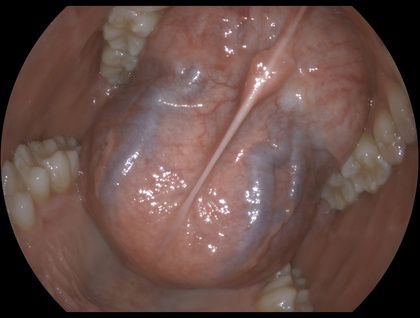
%> input picture testImg/WLI_1.jpg, 420 x 318 px, shrunk from 1428 x 1080 before the run
$ octave demo_gradientWeight.m   (GNU Octave 9; MATLAB toolbox functions it lacks are replaced by stand-ins)
%> lines starting %> are read from the running program, lines starting %| are printed output that depends on the picture; in (x1, y1, x2, y2) boxes, pixels count from 0 and x2, y2 are one past the last pixel; in counts of white or black regions, pixels touching at a corner belong together; the program's own positions count from 1
### functions/rgbToYCbCrFull.m
function ycc = rgbToYCbCrFull(rgb)
% 全范围 RGB→YCbCr；输入输出为 H×W×3 double，不裁剪或舍入。
% RGB/Y 单位为 8 位灰度级，Cb/Cr 中性值为 128。

Kr = 0.299; Kb = 0.114; Kg = 1 - Kr - Kb;
R = rgb(:,:,1); G = rgb(:,:,2); B = rgb(:,:,3);
Y = Kr * R + Kg * G + Kb * B;
Cb = 128 + (B - Y) / (2 * (1 - Kb));
Cr = 128 + (R - Y) / (2 * (1 - Kr));
ycc = cat(3, Y, Cb, Cr);
end

### functions/computeGradientWeight.m
function [W, debug] = computeGradientWeight(I, opts)
%COMPUTEGRADIENTWEIGHT 可选保边降噪及非线性映射的 Sobel L1 梯度权重。
%   [W,debug] = computeGradientWeight(I,opts)
%   I：至少 3x3 的二维 uint8/uint16/single/double，范围 [0,inputMax]。
%   GLow/GHigh 必填，单位为固定满量程归一化后的 Sobel L1 幅值。
%   有效区 W 属于 [Wmin,1]；validMask 只屏蔽最终 W 和统计，不改变滤波输入。
%   denoise.sigmaRange/guidedEps 使用输入原生灰度级/灰度级平方。
%   mapping.type='linear'/'power'/'smoothstep'，gamma 为正数且仅 power 参与计算。
%   返回 W 为映射后、空间平滑前的权重。
%   debugLevel='off'/'stats'/'maps'；off 或不取第二输出时跳过附加统计。
%   本函数只分析亮度，不修改增强底图或带通细节，不绘图或保存文件。

p = parseOptions(opts);
validateattributes(I, {'uint8','uint16','single','double'}, ...
    {'real','2d','finite','nonnegative','<=',p.inputMax}, mfilename, 'I');
assert(all(size(I) >= 3), 'computeGradientWeight:InputSize', ...
    '亮度图 I 必须至少为 3x3。');
Yinput = double(I) / p.inputMax;
if isempty(p.validMask)
    mask = true(size(I));
else
    assert(islogical(p.validMask) && isequal(size(p.validMask), size(I)), ...
        'computeGradientWeight:Mask', 'validMask 必须为空或与 I 同尺寸的 logical。');
    mask = p.validMask;
end

Yguide = Yinput;
guideBoundary = 'bypass';
if p.denoise.enable && p.denoise.windowSize > 1
    d = p.denoise;
    switch d.method
        case 'bilateral'
            Yguide = bilateralFilterShiftSum(Yinput, d.windowSize, ...
                d.sigmaSpatial, d.sigmaRange / p.inputMax);
            guideBoundary = 'replicate';
        case 'guided'
            assert(d.windowSize <= min(size(I)), ...
                'computeGradientWeight:GuidedWindow', '引导滤波窗口不能超过图像尺寸。');
            assert(exist('imguidedfilter', 'file') == 2, ...
                'computeGradientWeight:GuidedDependency', '引导降噪需要 imguidedfilter。');
            Yguide = imguidedfilter(Yinput, Yinput, ...
                'NeighborhoodSize', [d.windowSize d.windowSize], ...
                'DegreeOfSmoothing', d.guidedEps / p.inputMax^2);
            guideBoundary = 'MATLAB_builtin';
    end
end
assert(all(isfinite(Yguide(:))), 'computeGradientWeight:GuideFinite', ...
    '引导降噪结果含非有限值。');
Yguide = min(max(Yguide, 0), 1);

% filterShiftSum 执行卷积；梯度符号遵从卷积定义，L1 幅值不受符号影响。
Kx = [-1 0 1; -2 0 2; -1 0 1] / 8;
Gx = filterShiftSum(Yguide, Kx, 'replicate');
Gy = filterShiftSum(Yguide, Kx', 'replicate');
G = abs(Gx) + abs(Gy);
t = min(max((G-p.GLow) / (p.GHigh-p.GLow), 0), 1);
f = mapNormalizedGradient(t, p.mapping);
W = p.Wmin + (1-p.Wmin) .* f;
W(~mask) = 0;

debug = struct();
if nargout < 2 || strcmp(p.debugLevel, 'off')
    return;
end
debug.paramsUsed = rmfield(p, 'validMask');
debug.paramsUsed.sobelScale = 1/8;
debug.paramsUsed.gradientDefinition = 'abs(Gx)+abs(Gy)';
debug.paramsUsed.gradientConvention = 'convolution';
debug.paramsUsed.gradientBoundary = 'replicate';
debug.paramsUsed.guideBoundary = guideBoundary;
debug.messages = {};
debug.stats.validCount = nnz(mask);
debug.stats.totalCount = numel(mask);
debug.stats.G = distributionStats(G(mask));
debug.stats.W = distributionStats(W(mask));
debug.stats.ratios = struct('GLow', mean(G(mask) <= p.GLow), ...
    'GHigh', mean(G(mask) >= p.GHigh), 'WMin', mean(W(mask) == p.Wmin), ...
    'WHigh', mean(W(mask) >= .8));
if ~any(mask(:))
    debug.messages{end+1} = 'No valid pixels: count=0; statistics and ratios are NaN.';
end
if strcmp(p.debugLevel, 'maps')
    debug.Yinput = Yinput;
    debug.Yguide = Yguide;
    debug.Gx = Gx;
    debug.Gy = Gy;
    debug.G = G;
    debug.t = t;
    debug.W = W;
    debug.validMask = mask;
end
end

function p = parseOptions(opts)
denoiseDefaults = struct('enable', true, 'method', 'bilateral', ...
    'windowSize', 5, 'sigmaSpatial', 1.5, 'sigmaRange', 10, 'guidedEps', 4);
mappingDefaults = struct('type', 'linear', 'gamma', 2);
p = struct('inputMax', 255, 'GLow', [], 'GHigh', [], 'Wmin', .3, ...
    'validMask', [], 'debugLevel', 'off', 'denoise', denoiseDefaults, ...
    'mapping', mappingDefaults);
p = mergeOptions(p, opts);
validateattributes(p.inputMax, {'numeric'}, {'real','scalar','finite','positive'});
validateattributes(p.Wmin, {'numeric'}, {'real','scalar','finite','>=',0,'<=',1});
p.inputMax = double(p.inputMax);
p.Wmin = double(p.Wmin);
thresholds = {p.GLow, p.GHigh};
for k = 1:2
    value = thresholds{k};
    assert(isnumeric(value) && isreal(value) && isscalar(value) && isfinite(value), ...
        'computeGradientWeight:Thresholds', ...
        'GLow/GHigh 必须为有限实数标量；请先运行 demo_gradientWeight，再填写标定门限。');
end
assert(0 <= p.GLow && p.GLow < p.GHigh && p.GHigh <= 1, ...
    'computeGradientWeight:Thresholds', '门限要求 0 <= GLow < GHigh <= 1。');
p.GLow = double(p.GLow);
p.GHigh = double(p.GHigh);
p.debugLevel = validatestring(p.debugLevel, {'off','stats','maps'});
p.mapping = mergeOptions(mappingDefaults, p.mapping);
p.mapping.type = validatestring(p.mapping.type, {'linear','power','smoothstep'});
validateattributes(p.mapping.gamma, {'numeric'}, {'real','scalar','finite','positive'});
p.mapping.gamma = double(p.mapping.gamma);
p.denoise = mergeOptions(denoiseDefaults, p.denoise);
d = p.denoise;
validateattributes(d.enable, {'logical'}, {'scalar'});
if d.enable
    d.method = validatestring(d.method, {'bilateral','guided'});
    validateattributes(d.windowSize, {'numeric'}, ...
        {'real','scalar','finite','integer','positive','odd'});
    d.windowSize = double(d.windowSize);
    if strcmp(d.method, 'bilateral')
        validateattributes(d.sigmaSpatial, {'numeric'}, {'real','scalar','finite','positive'});
        validateattributes(d.sigmaRange, {'numeric'}, {'real','scalar','finite','positive'});
        d.sigmaSpatial = double(d.sigmaSpatial);
        d.sigmaRange = double(d.sigmaRange);
    else
        validateattributes(d.guidedEps, {'numeric'}, {'real','scalar','finite','positive'});
        d.guidedEps = double(d.guidedEps);
    end
end
p.denoise = d;
end

function p = mergeOptions(p, opts)
assert(isstruct(opts) && isscalar(opts), ...
    'computeGradientWeight:Options', 'opts、denoise 和 mapping 必须为标量结构体。');
names = fieldnames(opts);
unknown = setdiff(names, fieldnames(p));
assert(isempty(unknown), 'computeGradientWeight:UnknownOption', '存在未知选项字段。');
for k = 1:numel(names)
    p.(names{k}) = opts.(names{k});
end
end

function st = distributionStats(v)
n = numel(v);
st = struct('count', n, 'min', NaN, 'max', NaN, 'mean', NaN, 'std', NaN, ...
    'P05', NaN, 'P50', NaN, 'P75', NaN, 'P90', NaN, 'P95', NaN, 'P99', NaN);
if n == 0
    return;
end
v = sort(v(:)).';
st.min = v(1);
st.max = v(end);
st.mean = mean(v);
st.std = std(v, 1);
pos = 1+(n-1)*[5 50 75 90 95 99]/100;
q = v(floor(pos)) + (pos-floor(pos)).*(v(ceil(pos))-v(floor(pos)));
names = {'P05','P50','P75','P90','P95','P99'};
for k = 1:numel(names)
    st.(names{k}) = q(k);
end
end

### functions/filterShiftSum.m
function out = filterShiftSum(img, kernel, padMode)
% 整体错位累加实现二维卷积；out = filterShiftSum(img,kernel,padMode)。
% img 为 H×W 或 H×W×3 double，kernel 为奇数方核；输出同尺寸 double。
% padMode 为 'replicate' 或 'symmetric'，仅填充空间维。

[H, W, ~] = size(img);
radius = (size(kernel, 1) - 1) / 2;
padded = padarray(img, [radius radius], padMode, 'both');
flippedKernel = rot90(kernel, 2);
out = zeros(size(img));
for u = 1:size(flippedKernel, 1)
    for v = 1:size(flippedKernel, 2)
        out = out + flippedKernel(u, v) .* ...
            padded(u:u+H-1, v:v+W-1, :);
    end
end
end

### functions/buildHighlightMask.m
function [softMask, hardMask] = buildHighlightMask(img, maskParams)
% 构造单路亮斑保护；[softMask,hardMask] = buildHighlightMask(img,maskParams)。
% img 为 H×W×3 uint8；参数含 Te/Th/Tl、dilateSizes、numGaussian。
% 输出 H×W double softMask∈[0,1]，及由原图检测的 logical hardMask。

rgb = double(img);
Lmax = max(rgb, [], 3);
Lmin = min(rgb, [], 3);
hardMask = (Lmax >= maskParams.Te) | ...
    ((Lmax >= maskParams.Th) & ((Lmax - Lmin) <= maskParams.Tl));

core = hardMask;
[H, W] = size(core);
for dilateSize = maskParams.dilateSizes
    radius = (dilateSize - 1) / 2;
    padded = padarray(core, [radius radius], 'replicate', 'both');
    dilated = false(size(core));
    for u = 1:dilateSize
        for v = 1:dilateSize
            dilated = dilated | padded(u:u+H-1, v:v+W-1);
        end
    end
    core = dilated;
end

coreU8 = uint8(core) .* uint8(255);
blurU8 = coreU8;
g = [1 4 6 4 1];
gaussianKernel = g' * g;
for n = 1:maskParams.numGaussian
    weighted = filterShiftSum(double(blurU8), gaussianKernel, 'symmetric');
    % 每次平滑立即按非负整数“加128后右移8位”等价方式舍入。
    blurU8 = uint8(floor(weighted / 256 + 0.5));
end
softMask = double(max(coreU8, blurU8)) / 255;
end

### functions/mapNormalizedGradient.m
function y = mapNormalizedGradient(t, mapping)
%MAPNORMALIZEDGRADIENT 将阈值归一化梯度映射为 [0,1] 系数。
%   y = mapNormalizedGradient(t,mapping)
%   t 已裁剪到 [0,1]；mapping 已由 computeGradientWeight 校验。
%   输出与 t 同尺寸；gamma 仅在 power 模式参与计算。
switch mapping.type
    case 'linear'
        y = t;
    case 'power'
        y = t .^ mapping.gamma;
    case 'smoothstep'
        y = t .* t .* (3 - 2 .* t);
    otherwise
        error('mapNormalizedGradient:MappingType', ...
            'Unsupported mapping type: %s', mapping.type);
end
end

### demo_gradientWeight.m
%% 方案 C 梯度门限标定：整图分析 -> 两类 ROI -> 固定门限 -> W
% 使用：手填 ROI，或分别用鼠标左键点击矩形两角；Enter 可取消。
% ROI=[x1 y1 x2 y2]，一基且含端点；不同于 PCA 的 [x y width height]。
% 将输出的 GLow/GHigh 复制到 demo_doubleK_GW 顶部；改变分析节点或引导参数后重标定。
% 默认不保存，不自动推断黑色视场；ROI 支撑必须避开边界、显式无效区和亮斑保护区。
clc;
clear;
close all;
scriptDir = fileparts(mfilename('fullpath'));
addpath(fullfile(scriptDir, 'functions'));

%% 集中配置：图像、主路径与引导降噪须与增强 demo 一致
imgPath = fullfile(scriptDir, 'testImg', 'WLI_1.jpg');
noiseROI = []; % 平坦噪声区：[x1 y1 x2 y2]；空时鼠标选取
structureROI = []; % 可信边缘/血管结构区，避免大量平坦背景
noisePercentile = 90;
structurePercentile = 75;
saveResults = false;
outputDir = fullfile(scriptDir, 'result', 'gradientWeightCalibration');

denoise.enable = false; % 严格 C：主路径关闭；组合实验须同步增强 demo 的配置
denoise.method = 'bilateral';
denoise.mode = 'Y';
denoise.windowSize = 5;
denoise.sigmaSpatial = 1.5;
denoise.sigmaRange = 10;
denoise.guidedEps = 4;

opts = struct('inputMax', 255, 'GLow', 0, 'GHigh', 1, 'Wmin', 0.3, ...
    'validMask', [], 'debugLevel', 'maps');
opts.denoise = struct('enable', false, 'method', 'bilateral', ...
    'windowSize', 5, 'sigmaSpatial', 1.5, 'sigmaRange', 10, 'guidedEps', 4);
% opts.denoise.enable 控制权重分析支路，denoise.enable 控制增强主路径。
opts.mapping = struct('type', 'linear', 'gamma', 2);
% type 为 'linear' / 'power' / 'smoothstep'；gamma 仅用于 power。
weightSmooth.windowSize = 9; % 与增强 Demo 一致的 symmetric 均值平滑
% 首次的 GLow=0、GHigh=1 仅采集梯度分布；占位 W 不用于增强或最终权重展示。
% 来源、分析节点或降噪参数改变后重标定；同一来源比较映射时使用同组门限。

maskParams.Te = round(255 * 0.93);
maskParams.Th = round(255 * 0.85);
maskParams.Tl = round(255 * 0.10);
maskParams.dilateSizes = 7;
maskParams.numGaussian = 1;

%% 复现增强端 Iwork -> Y 的分析节点；不提前裁剪 ROI 再滤波
assert(isfile(imgPath), 'demo_gradientWeight:ImageMissing', ...
    '找不到输入图像 %s，请检查 testImg 目录或修改 imgPath。', imgPath);
img = imread(imgPath);
%> img is the input picture: size 318x420x3 uint8; mean R, G, B 103.1, 77.2, 71.2
assert(isa(img, 'uint8') && ndims(img) == 3 && size(img,3) == 3, ...
    'demo_gradientWeight:Input', '与增强 demo 一致，输入必须为 RGB uint8。');
assert(opts.inputMax == 255, 'demo_gradientWeight:InputMax', '当前主流程的满量程固定为 255。');
validateattributes(noisePercentile, {'numeric'}, {'real','scalar','finite','>=',0,'<=',100});
validateattributes(structurePercentile, {'numeric'}, {'real','scalar','finite','>=',0,'<=',100});
I0 = double(img);
Iwork = I0;
mainRadius = 0;
analysisNode = 'I0 -> Y';
if denoise.enable
    assert(any(strcmp(denoise.method, {'bilateral','guided'})), ...
        'denoise.method 必须为 bilateral 或 guided。');
    assert(any(strcmp(denoise.mode, {'RGB','Y'})), 'denoise.mode 必须为 RGB 或 Y。');
    validateattributes(denoise.windowSize, {'numeric'}, ...
        {'real','scalar','finite','integer','positive','odd'});
    mainRadius = floor(denoise.windowSize/2);
    if strcmp(denoise.method, 'bilateral')
        validateattributes(denoise.sigmaSpatial, {'numeric'}, {'real','scalar','finite','positive'});
        validateattributes(denoise.sigmaRange, {'numeric'}, {'real','scalar','finite','positive'});
        denoiseFcn = @(src) bilateralFilterShiftSum(src, denoise.windowSize, ...
            denoise.sigmaSpatial, denoise.sigmaRange);
    else
        validateattributes(denoise.guidedEps, {'numeric'}, {'real','scalar','finite','positive'});
        assert(denoise.windowSize <= min(size(img,1), size(img,2)), ...
            '引导滤波窗口不能超过图像尺寸。');
        assert(exist('imguidedfilter', 'file') == 2, '主路径引导降噪需要 imguidedfilter。');
        denoiseFcn = @(src) imguidedfilter(src, src, ...
            'NeighborhoodSize', [denoise.windowSize denoise.windowSize], ...
            'DegreeOfSmoothing', denoise.guidedEps);
        mainRadius = 2*mainRadius;
    end
    if strcmp(denoise.mode, 'RGB')
        Iwork = denoiseFcn(I0);
    else
        ycc0 = rgbToYCbCrFull(I0);
        yccDenoised = ycc0;
        yccDenoised(:,:,1) = denoiseFcn(ycc0(:,:,1));
        Iwork = yCbCrFullToRgb(yccDenoised);
    end
    analysisNode = sprintf('Iwork -> Y (main %s %s)', denoise.method, denoise.mode);
end
yccWork = rgbToYCbCrFull(Iwork);
%> in rgbToYCbCrFull, `R = rgb(:,:,1)`:
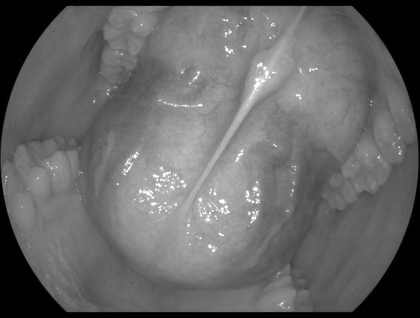
%> R: size 318x420 double; min 0, max 255, mean 103.1
%> in rgbToYCbCrFull, `G = rgb(:,:,2)`:
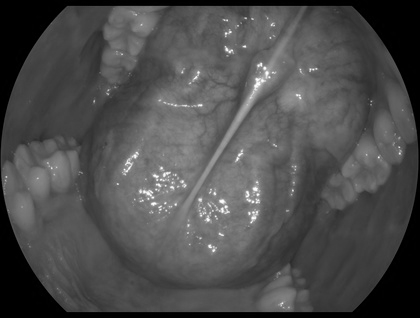
%> G: size 318x420 double; min 0, max 254, mean 77.2
%> in rgbToYCbCrFull, `ycc = cat(3, Y, Cb, Cr);`:
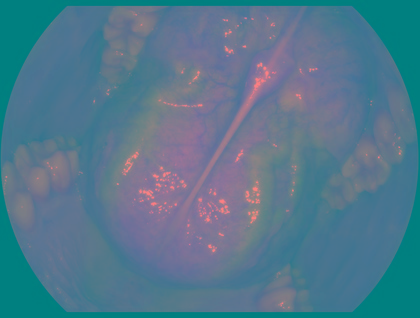
%> ycc: size 318x420x3 double; mean R, G, B 84.2, 120.7, 141.4
Yanalysis = min(max(yccWork(:,:,1), 0), 255); % 仅分析输入限幅，不回写底图
[~, dbgCalib] = computeGradientWeight(Yanalysis, opts);
%> call 2 of filterShiftSum, with padMode = 'replicate'
%> after the loop in filterShiftSum (call 2), `for u = 1:size(flippedKernel, 1)`:
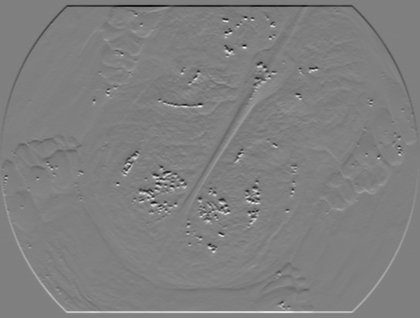
%> out: size 318x420 double; min -0.255, max 0.253, mean 2.54e-06; drawn with min black and max white
%> in computeGradientWeight, `W = p.Wmin + (1-p.Wmin) .* f;`:
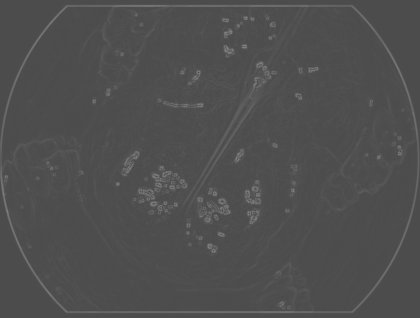
%> W: size 318x420 double; min 0.3, max 0.526, mean 0.312
%> in distributionStats, `st.min = v(1);`: st.min = 0
%> in distributionStats, `st.max = v(end);`: st.max = 0.323
%> in distributionStats, `st.mean = mean(v);`: st.mean = 0.0173
%> in distributionStats, `st.std = std(v, 1);`: st.std = 0.0321
%> in distributionStats, `q = v(floor(pos)) + (pos-floor(pos)).*(v(ceil(pos))-v(floor(pos)));`: q = [0 0.00841 0.0164 0.0315 0.0684 0.184]
%> after the loop in distributionStats, `for k = 1:numel(names)`: st = {count 133560, min 0, max 0.323, mean 0.0173, std 0.0321, P05 0}
d = dbgCalib.paramsUsed.denoise;
%> d = {enable false, windowSize 5, sigmaSpatial 1.5, sigmaRange 10, guidedEps 4}
guideRadius = 0;
method = 'raw';
source = 'raw';
if d.enable && d.windowSize > 1
    guideRadius = floor(d.windowSize/2);
    method = d.method;
    source = 'denoised';
    if strcmp(d.method, 'guided')
        guideRadius = 2*guideRadius; % guided 的统计与系数平均扩大有效支撑
    end
end
mapping = dbgCalib.paramsUsed.mapping;
%> mapping = {gamma 2}
mappingLabel = [upper(mapping.type(1)) mapping.type(2:end)];
%> mappingLabel = 'Linear'
if strcmp(mapping.type, 'power')
    mappingLabel = sprintf('Power_g%.17g', mapping.gamma);
end
margin = mainRadius + guideRadius + 1; % 末尾 1 为 Sobel 半径
[softMask, ~] = buildHighlightMask(img, maskParams);
%> in buildHighlightMask, `hardMask = (Lmax >= maskParams.Te) | ((Lmax >= maskParams.Th) & ((Lmax..`:
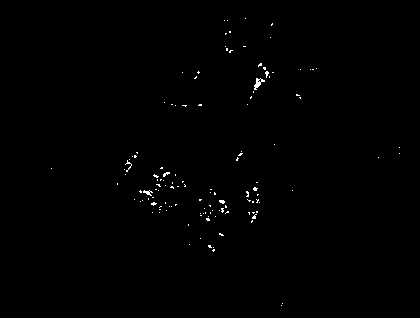
%> hardMask: size 318x420 logical; 0.43% white in thin lines or dots, all inside (x1, y1, x2, y2) = (51, 18, 400, 306)
%> in buildHighlightMask, `coreU8 = uint8(core) .* uint8(255);`: coreU8: size 318x420 uint8; 4.6% white; 34 white regions, largest, box (x1, y1, x2, y2) and area: (131, 164, 189, 216) 1470, (197, 186, 232, 224) 724, (244, 60, 277, 108) 618
calibrationMask = dbgCalib.validMask & (softMask == 0);
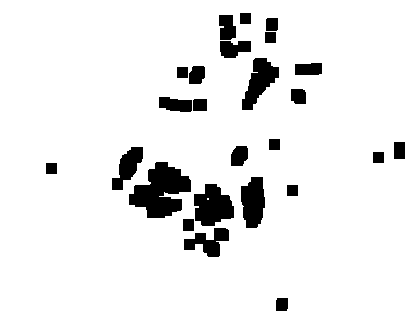
%> calibrationMask: size 318x420 logical; 92.2% white; 25 black regions, largest, box (x1, y1, x2, y2) and area: (129, 162, 191, 218) 2092, (194, 184, 234, 226) 1199, (242, 58, 279, 110) 983
[~, imgName] = fileparts(imgPath);
fprintf('Input=%s | source=%s | node=%s | GW_%s_%s\n', ...
    imgName, source, analysisNode, method, mappingLabel);
%| Input=WLI_1 | source=raw | node=I0 -> Y | GW_raw_Linear
fprintf('主路径降噪 enable=%d, method=%s, mode=%s\n', ...
    denoise.enable, denoise.method, denoise.mode);
fprintf('权重支路降噪 enable=%d, method=%s, window=%g, sigmaSpatial=%g, sigmaRange=%g, guidedEps=%g\n', ...
    d.enable, d.method, d.windowSize, d.sigmaSpatial, d.sigmaRange, d.guidedEps);
%| 权重支路降噪 enable=0, method=bilateral, window=5, sigmaSpatial=1.5, sigmaRange=10, guidedEps=4
fprintf('mapping=%s, gamma=%.17g, Wmin=%g, weightSmooth=%dx%d (symmetric)\n', ...
    mapping.type, mapping.gamma, opts.Wmin, weightSmooth.windowSize, weightSmooth.windowSize);
%| mapping=linear, gamma=2, Wmin=0.3, weightSmooth=9x9 (symmetric)
fprintf('inputMax=255, Sobel /8, L1; ROI 支撑边距至少 %d 像素。\n', margin);

%% 在原图选 ROI，样本取自已完成整图分析的 G
figROI = figure('Color', 'w', 'Name', '梯度标定：选择 ROI', 'NumberTitle', 'off');
axROI = axes('Parent', figROI);
imshow(img, 'Parent', axROI); hold(axROI, 'on');
[noiseROI, noiseMask] = chooseROI(axROI, noiseROI, '平坦噪声区', ...
    [0 .85 .85], calibrationMask, margin);
% [98 lines not run here, left out]
function [roi, mask] = chooseROI(ax, roi, label, color, validMask, margin)
if isempty(roi)
    axes(ax);
    title(ax, sprintf('%s：左键点击两个对角；支撑边距 %d 像素，Enter 取消', label, margin));
%> (the run ends here)
